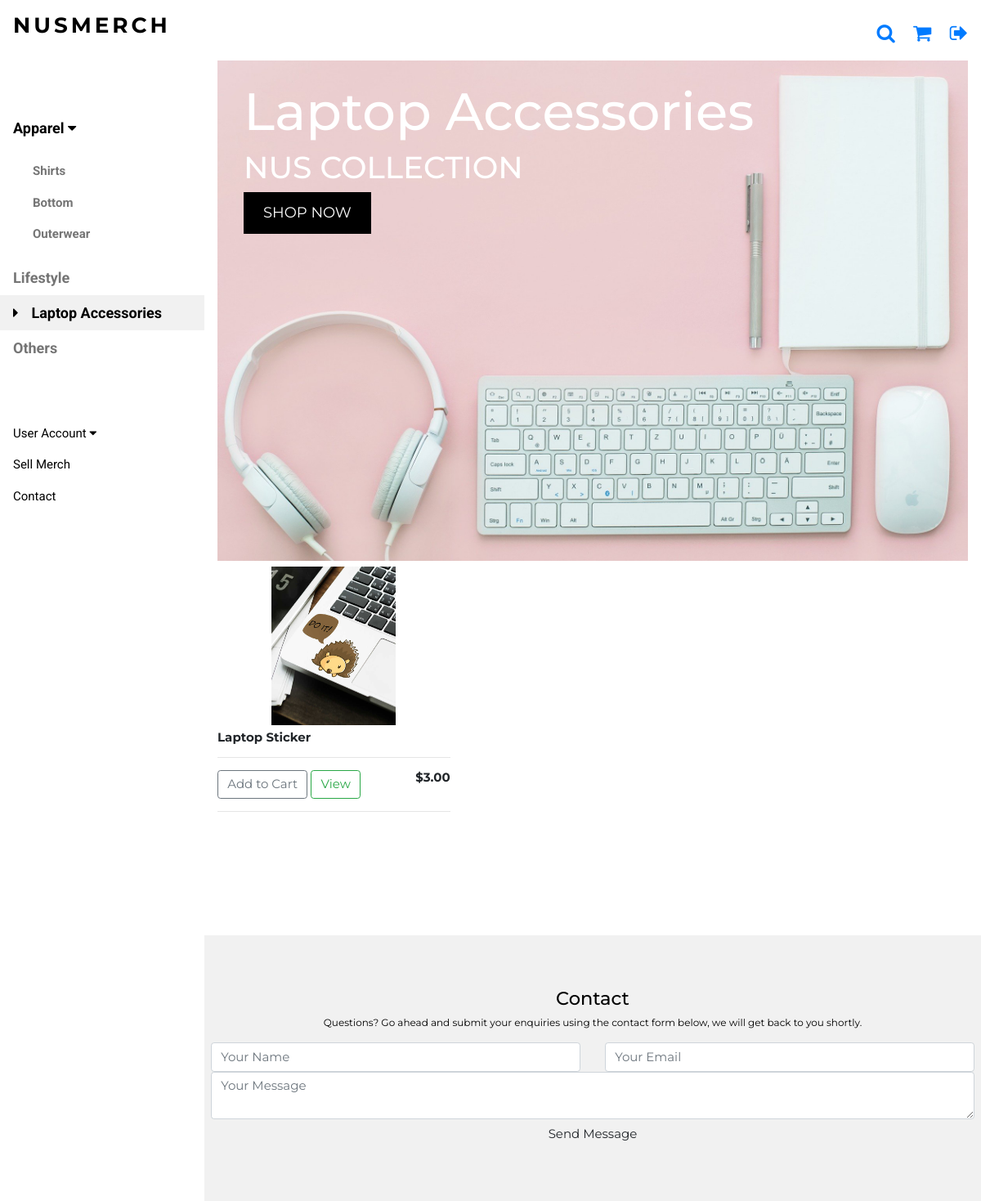
The app's page /laptop/ with its own data.
### nusmerch/models.py (models this page shows, shortened)
class Product(models.Model):
	cat = [
    ('Shirt', 'Shirt'),
    ('Outerwear', 'Outerwear'),
   	('Bottom', 'Bottom'),
   	('Laptop Accessories', 'Laptop Accessories'),
	('Lifestyle', 'Lifestyle'),
   	('Others', 'Others'),
   	]
	filter_type = [
		('NO', 'NO'),
		('YES', 'YES'),
	]
	faculty_types = [
		('FASS', 'Arts and Social Sciences'),
		('BIZ', 'Business'),
		('COM', 'Computing'),
		('DEN', 'Dentistry'),
		('SDE', 'Design and Environment'),
		('ENG', 'Engineering'),
		('LAW', 'Law'),
		('MED', 'Medicine'),
		('SCI', 'Science'),
	]
	Campus_Residential = [
		('TH', 'Temasek Hall'),
		('EH', 'Eusoff Hall'),
		('SH', 'Sheares Hall'),
		('RH', 'Raffles Hall'),
		('KR', 'Kent Ridge Hall'),
		('TEM', 'Tembusu'),
		('RVRC', 'Ridge View Residences'),
		('CAPT', 'College of Alice and Peter Tan'),
		('USP', 'University Scholars Programme'),
		('RC4', 'Residential College 4'),
		('NIL', 'Do Not Stay On Campus'),
	]
	name_of_MERCH = models.CharField(max_length=200,null=True)
	price = models.DecimalField(decimal_places=2,max_digits=5)
	description = models.CharField('Description/Details', max_length=100000, null=True)
	organisation = models.CharField(max_length=200,null=True)
	category = models.CharField(max_length=200,null=True,choices=cat)
	filter = models.CharField(max_length=200,null=True,choices=filter_type, default='NO')
	filter_faculty = models.CharField('Filter(Faculty)*', max_length=200, null=True, blank=True, choices=faculty_types)
	filter_matric = models.CharField('Filter(Matric)*',max_length=100000, null = True, blank=True)
	filter_email = models.CharField('Filter(NUSNET ID)*',max_length=100000, null = True, blank=True)
	filter_campus = models.CharField('Filter(Campus)*', max_length=200, null = True, blank=True, choices=Campus_Residential)
	form = models.URLField('Order Form', max_length=200)
	image = models.ImageField('Photo of MERCH**', upload_to='media',null=True)
	backview = models.ImageField('Backview of MERCH', upload_to='media',null=True)
	sizing = models.ImageField('Sizing Chart', upload_to='media',null=True)
	user = models.ForeignKey(userInfo, on_delete=models.SET_NULL,blank=True,null=True)
	iglink = models.URLField('Instagram AD', max_length=200)

### nusmerch/views.py (the view)
# urls.py: url(r'^laptop/$',views.laptop,name='laptop'),
def laptop(request):
    products = Product.objects.filter(category = "Laptop Accessories")
    if request.user.is_authenticated:
        user = request.user
        profile = userInfo.objects.get(user=user)
        pdt_nil = products.filter(filter = "NO")
        pdt_faculty = products.filter(filter_faculty = profile.faculty)
        pdt_email = products.filter(filter_email__icontains = profile.email)
        pdt_matric = products.filter(filter_matric__icontains = profile.matric)
        pdt_campus = products.filter(filter_campus=profile.campus_residential_type)
        products = pdt_faculty | pdt_campus | pdt_nil | pdt_matric | pdt_email
    else:
        products = products
    context = {'products':products}
    return render(request, "nusmerch/laptop.html", context)

### nusmerch/templates/nusmerch/laptop.html (shortened to what this page needs)
{% extends "nusmerch/merch.html" %}
{% load static %}
{% block imghead %}
  <div class="w3-display-container w3-container">
    <img src="{% static  'images/laptop.jpg' %}" alt="Jeans" style="width:100%">
    <div class="w3-display-topleft w3-text-white" style="padding:24px 48px">
      <h1 class="w3-jumbo w3-hide-small">Laptop Accessories</h1>
      <h1 class="w3-hide-small">NUS COLLECTION</h1>
      <p><a href="#shirts" class="w3-button w3-black w3-padding-large w3-large">SHOP NOW</a></p>
    </div>
  </div>
{% endblock %}
{% block menu %}
<nav class="w3-sidebar w3-bar-block w3-white w3-collapse w3-top" style="z-index:3;width:250px" id="mySidebar">
  <div class="w3-container w3-display-container w3-padding-16">
    <h3 class="w3-wide"><b>NUSMERCH</b></h3>
  </div>
  <div class="w3-padding-64 w3-large w3-text-grey" style="font-weight:bold">
      <a onclick="myAccFunc()" href="javascript:void(0)" class="w3-button w3-block w3-white w3-left-align" id="myBtn">
      Apparel  <i class="fa fa-caret-down"></i>
    </a>
    <div id="demoAcc" class="w3-bar-block w3-hide w3-padding-large w3-medium">
      <a href="/shirt/" class="w3-bar-item w3-button">Shirts</a>
      <a href="/bottom/" class="w3-bar-item w3-button">Bottom</a>
      <a href="/outerwear/" class="w3-bar-item w3-button">Outerwear</a>
    </div>
    <a href="/lifestyle/" class="w3-bar-item w3-button">Lifestyle</a>
    <a href="/laptop/" class="w3-bar-item w3-button w3-light-grey"><i class="fa fa-caret-right w3-margin-right"></i>Laptop Accessories</a>
    <a href="/others/" class="w3-bar-item w3-button">Others</a>
  </div>
    <a onclick="myAccFunc2()" href="javascript:void(0)" class="w3-button w3-block w3-white w3-left-align" id="myBtn">
      User Account  <i class="fa fa-caret-down"></i>
    </a>
  <a href="/sell_merch/" class="w3-bar-item w3-button w3-padding">Sell Merch</a>
    <a href="#footer" class="w3-bar-item w3-button w3-padding">Contact</a>
</nav>
{% endblock %}

### nusmerch/templates/nusmerch/merch.html (shortened to what this page needs)
{% load static %}
<!DOCTYPE html>
<html lang="en">>
<link rel="stylesheet" href="{% static 'merch.css' %}" />
<link rel="stylesheet" href="https://cdnjs.cloudflare.com/ajax/libs/font-awesome/4.7.0/css/font-awesome.min.css">
<link rel="stylesheet" href="https://stackpath.bootstrapcdn.com/bootstrap/4.4.1/css/bootstrap.min.css">
<body class="w3-content" style="max-width:1200px" >
{% block menu %}
{% endblock %}
<div class="w3-main" style="margin-left:250px">
  <header class="w3-container w3-xlarge">
    <p class="w3-right">
        <a href="javascript:void(0)" class="fa fa-search w3-margin-right" onclick="document.getElementById('search').style.display='block'"></a>
      <a href="/cart/" class="fa fa-shopping-cart ">
      </a>
        <a href="{% url 'nusmerch:logout' %}" class="fa fa-sign-out w3-margin-left"></a>
    </p>
  </header>
{% block imghead %}
{% endblock %}
  <div class="w3-row">
    {% for product in products %}
    <div class="w3-col l4 s4">
      <img class="item center thumbnail" src="{{ product.image.url }}">
      <div class="w3-container">
        <h6><strong>{{product.name_of_MERCH}}</strong></h6>
        <hr>
        <button data-product={{product.id}} data-action="add" class="btn btn-outline-secondary add-btn update-cart" href="javascript:void(0)" onclick="document.getElementById('cart').style.display='block'">Add to Cart</button>
        <a class="btn btn-outline-success" href="/product/{{product.id}}/">View</a>
        <h6 style="display: inline-block; float: right"><strong>${{product.price|floatformat:2}}</strong></h6>
        <hr>
      </div>
    </div>
    {% endfor %}
  </div>
  <br/><br/><br/>
  <br/><br/><br/>
  <footer class="w3-padding-64 w3-light-grey w3-small w3-center" id="footer">
    <div class="w3-row-padding">
        <h4>Contact</h4>
        <p>Questions? Go ahead and submit your enquiries using the contact form below, we will get back to you shortly.</p>
        <form action ="{% url 'nusmerch:contact' %}" method="post">
          <div class="row">
            <div class ="col-lg-6">
              <input type="text" name="message-name" class="form-control mb-30" placeholder="Your Name">
            </div>
            <div class ="col-lg-6">
              <input type="email" name="message-email" class="form-control mb-30" placeholder="Your Email">
            </div>
            <div class ="col-12">
              <textarea name="message" class="form-control mb-30" placeholder="Your Message"></textarea>
            </div>
            <div class="col-12">
              <button type="submit" class="btn dento-btn">Send Message</button>
            </div>
          </div>
        </form>
</body>
</html>

### nusmerch/static/merch.css (style rules this page uses)
html { box-sizing:border-box }
*,*:before,*:after { box-sizing:inherit }
html { -ms-text-size-adjust:100%;-webkit-text-size-adjust:100% }
body { margin:0 }
article,aside,details,figcaption,figure,footer,header,main,menu,nav,section { display:block }
a { background-color:transparent }
b,strong { font-weight:bolder }
img { border-style:none }
hr { box-sizing:content-box;height:0;overflow:visible }
button,input,select,textarea,optgroup { font:inherit;margin:0 }
button,input { overflow:visible }
button,select { text-transform:none }
button,[type=button],[type=reset],[type=submit] { -webkit-appearance:button }
textarea { overflow:auto }
html,body { font-family:Verdana,sans-serif;font-size:15px;line-height:1.5 }
html { overflow-x:hidden }
h1 { font-size:36px }
h3 { font-size:24px }
h4 { font-size:20px }
h6 { font-size:16px }
h1,h2,h3,h4,h5,h6 { font-family:"Segoe UI",Arial,sans-serif;font-weight:400;margin:10px 0 }
.w3-wide { letter-spacing:4px }
hr { border:0;border-top:1px solid #eee;margin:20px 0 }
img { max-width: 100%;height: auto; }
.item { width: 120px;height: 200px;margin: 3px;padding: 3px; }
.center { display: block;margin-left: auto;margin-right: auto;width: 50%; }
img { vertical-align:middle }
a { color:inherit }
.w3-btn,.w3-button { border:none;display:inline-block;padding:8px 16px;vertical-align:middle;overflow:hidden;text-decoration:none;color:inherit;background-color:inherit;text-align:center;cursor:pointer;white-space:nowrap }
.w3-btn,.w3-button { -webkit-touch-callout:none;-webkit-user-select:none;-khtml-user-select:none;-moz-user-select:none;-ms-user-select:none;user-select:none }
.w3-tooltip,.w3-display-container { position:relative }
.w3-sidebar { height:100%;width:200px;background-color:#fff;position:fixed!important;z-index:1;overflow:auto }
.w3-main,#main { transition:margin-left .4s }
.w3-bar-block .w3-bar-item { width:100%;display:block;padding:8px 16px;text-align:left;border:none;white-space:normal;float:none;outline:0 }
.w3-block { display:block;width:100% }
.w3-container:after,.w3-container:before,.w3-panel:after,.w3-panel:before,.w3-row:after,.w3-row:before,.w3-row-padding:after,.w3-row-padding:before, .w3-cell-row:before,.w3-cell-row:after,.w3-clear:after,.w3-clear:before,.w3-bar:before,.w3-bar:after { content:"";display:table;clear:both }
.w3-col,.w3-half,.w3-third,.w3-twothird,.w3-threequarter,.w3-quarter { float:left;width:100% }
.w3-col.s4 { width:33.33333% }
@media (min-width:993px) { .w3-col.l4 { width:33.33333% } }
.w3-content,.w3-auto { margin-left:auto;margin-right:auto }
.w3-content { max-width:980px }
.w3-hide { display:none!important }
.w3-show-block,.w3-show { display:block!important }
@media (min-width:993px) { .w3-sidebar.w3-collapse { display:block!important } }
.w3-top,.w3-bottom { position:fixed;width:100%;z-index:1 }
.w3-top { top:0 }
.w3-display-topleft { position:absolute;left:0;top:0 }
.w3-row-padding,.w3-row-padding>.w3-half,.w3-row-padding>.w3-third,.w3-row-padding>.w3-twothird,.w3-row-padding>.w3-threequarter,.w3-row-padding>.w3-quarter,.w3-row-padding>.w3-col { padding:0 8px }
.w3-container,.w3-panel { padding:0.01em 16px }
.w3-small { font-size:12px!important }
.w3-medium { font-size:15px!important }
.w3-large { font-size:18px!important }
.w3-xlarge { font-size:24px!important }
.w3-jumbo { font-size:64px!important }
.w3-left-align { text-align:left!important }
.w3-center { text-align:center!important }
.w3-margin-left { margin-left:16px!important }
.w3-margin-right { margin-right:16px!important }
.w3-padding { padding:8px 16px!important }
.w3-padding-large { padding:12px 24px!important }
.w3-padding-16 { padding-top:16px!important;padding-bottom:16px!important }
.w3-padding-64 { padding-top:64px!important;padding-bottom:64px!important }
.w3-right { float:right!important }
.w3-white,.w3-hover-white:hover { color:#000!important;background-color:#fff!important }
.w3-black,.w3-hover-black:hover { color:#fff!important;background-color:#000!important }
.w3-light-grey,.w3-hover-light-grey:hover,.w3-light-gray,.w3-hover-light-gray:hover { color:#000!important;background-color:#f1f1f1!important }
.w3-text-white,.w3-hover-text-white:hover { color:#fff!important }
.w3-text-grey,.w3-hover-text-grey:hover,.w3-text-gray,.w3-hover-text-gray:hover { color:#757575!important }

### nusmerch/templates/nusmerch/merch.html (style rules this page uses)
.w3-sidebar a { font-family: "Roboto", sans-serif }
body,h1,h2,h3,h4,h5,h6,.w3-wide { font-family: "Montserrat", sans-serif; }

### records on screen
Product: image (picture), name_of_MERCH "Laptop Sticker", price "3.00"
